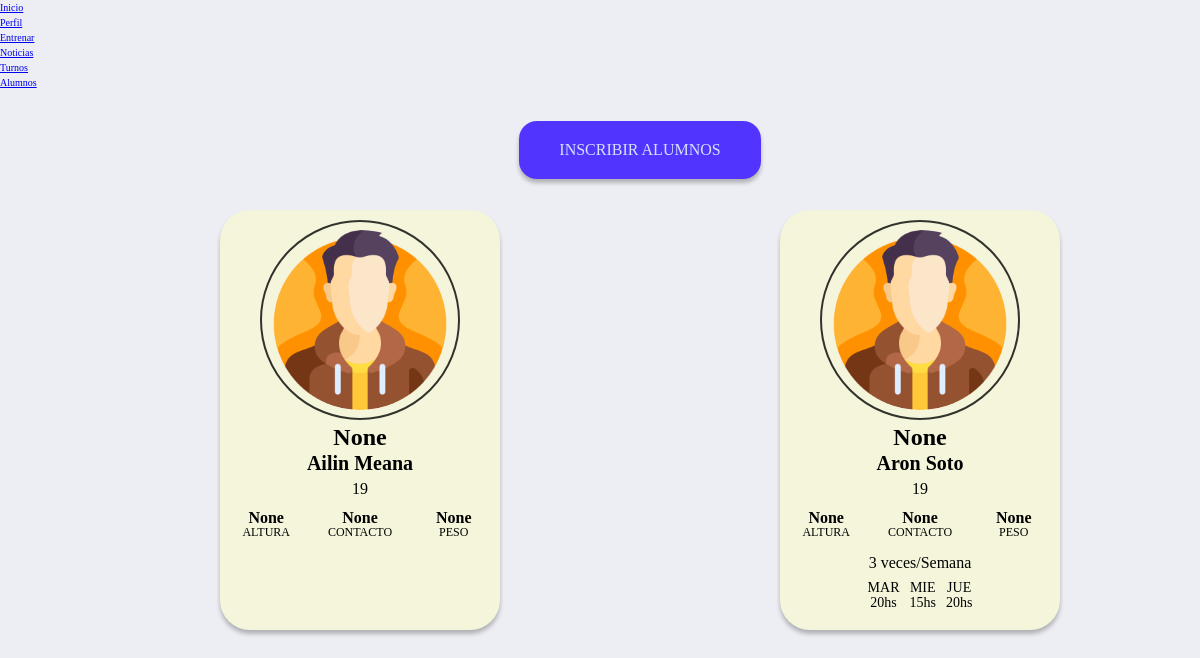
Page /u/alumnos/admin on the earlier database version.
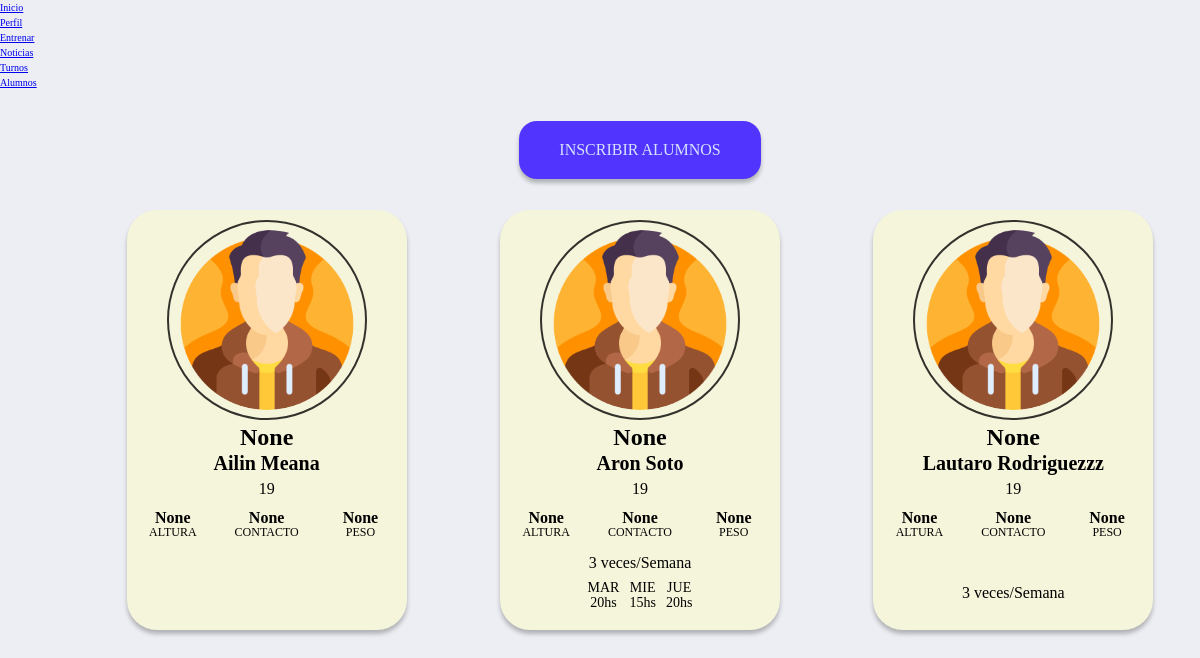
Same page on the later database version.
### personas/models.py (models this page shows, shortened)
class Persona(AbstractUser):
    generos = (
        ("hombre", "hombre"),
        ("mujer", "mujer"),
        ("otro", "otro")
    )
    tipo = (
        ("profe", "Profesor"),
        ("alumno", "Alumno"),
        ("admin", "Administrador")
    )
    username = models.CharField("Nombre de usuario", unique=True, max_length= 100)
    email = models.EmailField("Correo Electrónico",max_length=254, blank = True, null = True)
    rango = models.CharField("Rango", max_length=20, choices=tipo)
    contraseña = models.CharField("Contraseña",max_length= 100,default="")
    nombre = models.CharField(max_length=100)
    apodo = models.CharField(max_length=50,blank = True, null = True)
    genero = models.CharField(max_length=20, choices=generos,blank = True, null = True)
    foto_de_perfil = models.ImageField(upload_to='images/fotos_de_perfil/', blank = True, null = True)
    apellido = models.CharField(max_length=100)
    telefono = models.CharField(max_length=15, blank = True, null = True)
    altura = models.CharField(max_length=5, blank = True, null = True)
    peso = models.CharField(max_length=5, blank = True, null = True)
    edad = models.CharField(max_length=3, blank = True, null = True)
    biografia = models.TextField(blank = True, null = True)
    link_playlist = models.URLField(default="")
    admin = models.BooleanField(default=False)
    is_active = models.BooleanField( default=True)
    USERNAME_FIELD ="username"
    REQUIRED_FIELDS= ["email","nombre","apellido","edad"]
    objects = MyAccountManager()

class Turno(models.Model):
    cantidad_de_dias =(
        ("2 veces/Semana", "2 veces/Semana"),
        ("3 veces/Semana", "3 veces/Semana"),
        ("5 veces/Semana", "5 veces/Semana"),
    )
    profesores =(
        ("Javi", "Javi"),
        ("Pablo", "Pablo"),
        ("Lauti", "Lauti"),
    )
    plan= models.CharField(max_length = 50, choices = cantidad_de_dias)
    alumno = models.ManyToManyField(Persona)
    dias = models.ManyToManyField(Dia)
    def __str__(self):
        return self.plan

class Dia(models.Model):
    dias = (
        ("lunes","Lunes"),
        ("martes","Martes"),
        ("miercoles","Miercoles"),
        ("jueves","Jueves"),
        ("viernes","Viernes"),
    )
    dia = models.CharField(max_length=20, choices=dias, default="Ninguno")
    hora = models.IntegerField(default=0)

### personas/views.py (the view, shortened to what this page needs)
# urls.py: path("alumnos/admin", AdminAlumnos.as_view(), name ="adminAlumnos"),
class AdminAlumnos(generic.View):
    model = Persona
    template_name = "admin_alumnos.html"
    def get(self,request,*args,**kwargs):
        personas = Persona.objects.filter(rango="alumno")
        return render(request, self.template_name,{
            'personas': personas
        })

### personas/templates/admin_alumnos.html (shortened to what this page needs)
{% load static %}
<!DOCTYPE html>
<html lang="es">
<head>
    <link rel="stylesheet" type="text/css" href="{% static 'css/styles_menu.css' %}">
    <link rel="stylesheet" type="text/css" href="{% static 'css/styles_menu-celu.css' %}">
    <link rel="stylesheet" href="{% static 'css/styles_admin-cambiarplanes.css' %}">
    <link rel="stylesheet" type="text/css" href="{% static 'css/styles_admin_alumnos.css' %}">
</head>
<body>
    <div class="navigation" id="navigation">
        <ul>
            <li class="list">
                <a href="{% url 'login_profe' %}">
                    <span class="text">Inicio</span>
                </a>
            </li>
            <li class="list active">
                <a href="admin_perfil.html">
                    <span class="text">Perfil</span>
                </a>
            </li>
            <li class="list">
                <a href="{% url 'entrenamiento:ejerciciosAdmin' %}">
                    <span class="text">Entrenar</span>
                </a>
            </li>
            <li class="list">
                <a href="{% url 'posts:noticias' %}">
                    <span class="text">Noticias</span>
                </a>
            </li>
            <li class="list">
                <a href="{% url 'personas:adminTurnos' %}">
                    <span class="text">Turnos</span>
                </a>
            </li>
            <li class="list">
                <a href="{% url 'personas:adminAlumnos' %}">
                    <span class="text">Alumnos</span>
                </a>
            </li>
        </ul>
    </div>
    <div class="register-pupil">
        <button id="register-pupil">
            <p>INSCRIBIR ALUMNOS</p>
        </button>
    </div>
    <div class="cards-container">
        {% for person in personas %}
            <div class="card-info">
                <figure><img src="{% if person.foto_de_perfil %} {{person.foto_de_perfil}} {% else %} {% static 'images/avatar/11.png' %} {% endif %}" alt=""></figure>
                <div class="pupil_data--name" id="pupil_data--name">
                    <h1>{{person.apodo}}</h1>
                    <h3>{{person.nombre}} {{person.apellido}}</h3>
                    <p>{{person.edad}}</p>
                </div>
                <ol class="pupil_data--numbers" id="pupil_data--numbers">
                    <li>
                        <h5>{{person.altura}}</h5>
                        <p>ALTURA</p>
                    </li>
                    <li>
                        <h5>{{person.telefono}}</h5>
                        <p>CONTACTO</p>
                    </li>
                    <li>
                        <h5>{{person.peso}}</h5>
                        <p>PESO</li>
                </ol>
                <p class="pupil_plan">{{person.turno_set.all.0}}</p>
                <ul class="pupil_plan-days">
                    {% for fecha in person.turno_set.all.0.dias.all %}
                        <li>
                            <p>{{fecha.dia|slice:":3"|upper}}</p>
                            <p>{{fecha.hora}}hs</p>
                        </li>
                    {% endfor %}
                </ul>
            </div>
        {% endfor %}
    </div>
</body>
</html>

### static/css/styles_menu.css (style rules this page uses)
html { font-size: 62.5%; }
body { margin: 0; padding: 0; background: #fafafa; font-size: 1em; line-height: 1.5em; }

### static/css/styles_menu-celu.css (style rules this page uses)
.navigation { display: none; }

### static/css/styles_admin-cambiarplanes.css (style rules this page uses)
* { margin: 0; padding: 0; box-sizing: border-box; }
html { width: 100%; height: 100%; font-size: 62.5%; }
body { width: 100%; height: 100%; font-size: 1em; background-color: #eceef3; line-height: 1.5em; }
ul { list-style: none; }

### static/css/styles_admin_alumnos.css (style rules this page uses)
* { margin: 0; padding: 0; box-sizing: border-box; font-feature-settings: 'pnum' on, 'lnum' on; }
html { width: 100%; height: 100%; font-size: 62.5%; }
body { width: 100%; height: 100%; font-size: 1em; background-color: #eceef3; line-height: 1.5em; }
.register-pupil { width: 100vw; padding: 0 0 0 8rem; margin: auto; height: 12rem; display: flex; justify-content: center; align-items: center; }
.register-pupil button { border: none; border-radius: 18px; background-color: #5135FF; box-shadow: 0px 4px 4px rgb(0 0 0 / 25%); cursor: pointer; }
.register-pupil button p { color: #D6E1FF; font-family: "raleway bold"; font-size: 1.6rem; padding: 2rem 4rem; }
.cards-container { width: 100vw; padding: 0 0 0 8rem; display: flex; flex-direction: row; align-items: flex-start; justify-content: flex-start; flex-wrap: wrap; }
.card-info { width: 20vw; min-width: 28rem; max-width: 34rem; height: 42rem; border-radius: 30px; background: beige; box-shadow: 0px 4px 4px rgb(0 0 0 / 25%); transition: all 0.3s ease; margin: 0 auto 2rem; display: flex; flex-direction: column; }
.card-info figure { width: fit-content; height: fit-content; margin: 1rem auto 0; }
.card-info figure img { width: 20rem; height: 20rem; margin: auto; border: 2.5px solid rgba(0, 0, 0, 0.795); border-radius: 50%; padding: 0.8rem; }
.pupil_data--name { display: flex; flex-direction: column; align-items: center; text-align: center; line-height: 2.6rem; }
.pupil_data--name p { font-family: "raleway semibold"; font-size: 1.6rem; }
.pupil_data--name h1 { font-family: "raleway bold"; font-size: 2.4rem; }
.pupil_data--name h3 { font-family: "raleway semibold"; font-size: 2rem; }
ol { list-style: none; text-align: center; margin: auto; }
.pupil_data--numbers { width: 100%; height: auto; display: flex; margin-top: 0.8rem; justify-content: space-between; }
.pupil_data--numbers li { width: 33%; display: flex; flex-direction: column; align-items:center; }
.pupil_data--numbers li p { font-family: "raleway semibold"; font-size: 1.2rem; }
.pupil_data--numbers li h5 { font-family: "raleway bold"; font-size: 1.6rem; }
.pupil_plan { font-family: "raleway bold"; text-align: center; font-size: 1.6rem; margin-top: 1.2rem; }
ul { list-style: none; }
.pupil_plan-days { width: 100%; display: flex; justify-content: center; margin: 1rem auto 2rem; }
.pupil_plan-days li { margin:0 0.5rem; text-align: center; }
.pupil_plan-days li p { font-family: "raleway semibold"; font-size: 1.4rem; }

Differences in the rows shown:
added Persona: apodo "None", nombre "Lautaro", apellido "Rodriguezzz", edad "19", altura "None", telefono "None", peso "None", turno_set.all.0 "3 veces/Semana"
